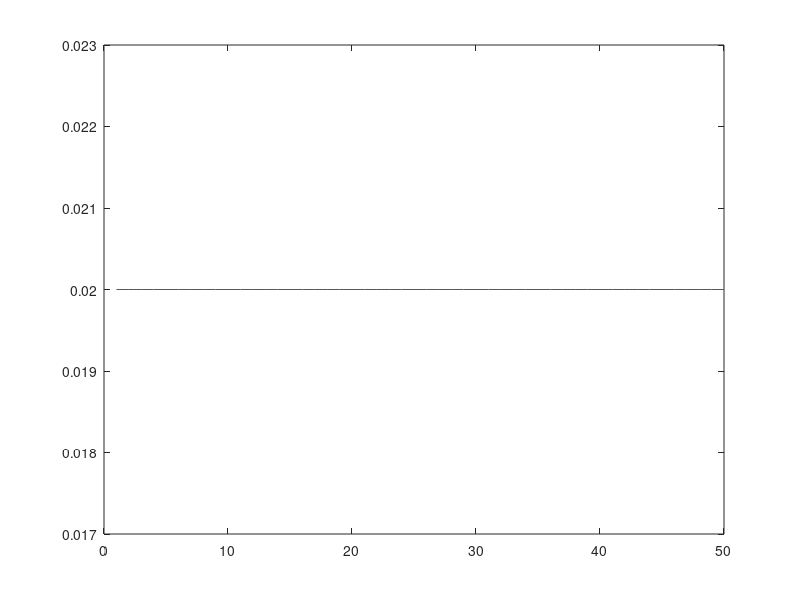

Recreate this plot in MATLAB.
%monovalent atom chain eigenstates plot
E = 10;
t = 1;
n = 50;%number of atoms in the chain
    m = zeros(n);

    for j = 1:1:n
        m(j, j) = E;
        if j < n
           
            m(j+1, j) = t;
            m(j, j+1) = t;
            
        end
    end
     m(1, n) = t;
     m(n, 1) = t;
[V, D] = eig(m);%
plot([1:1:n], V(:,1).^2);
%V(:,1) - for lowest energy level
%V(:,n/2) - highest occupied energy level
%V(:,n/2 + 1) - lowest unoccupied energy level